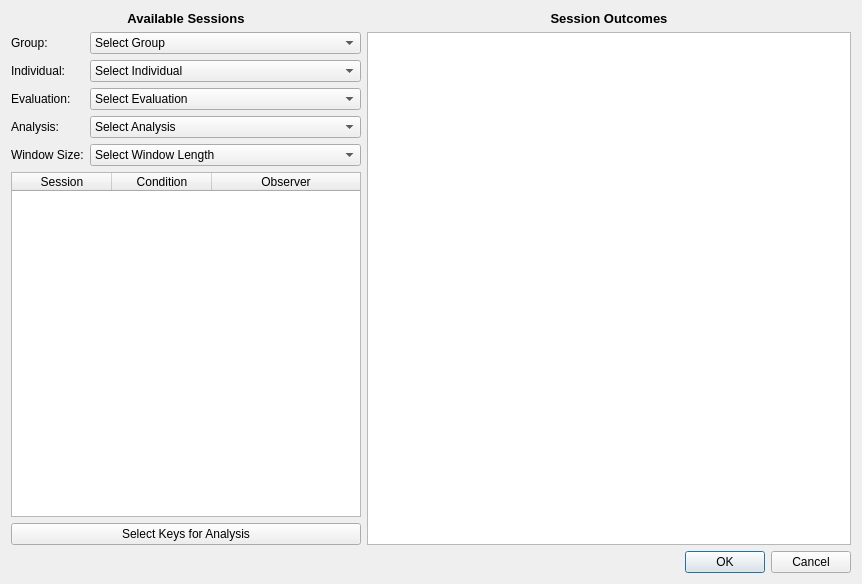
<?xml version="1.0" encoding="UTF-8"?>
<ui version="4.0">
 <class>SequentialAnalysisDialog</class>
 <widget class="QDialog" name="SequentialAnalysisDialog">
  <property name="geometry">
   <rect>
    <x>0</x>
    <y>0</y>
    <width>862</width>
    <height>584</height>
   </rect>
  </property>
  <property name="windowTitle">
   <string>Dialog</string>
  </property>
  <layout class="QVBoxLayout" name="verticalLayout">
   <item>
    <layout class="QHBoxLayout" name="horizontalLayout">
     <item>
      <widget class="QFrame" name="frame">
       <property name="maximumSize">
        <size>
         <width>350</width>
         <height>16777215</height>
        </size>
       </property>
       <property name="frameShape">
        <enum>QFrame::NoFrame</enum>
       </property>
       <property name="frameShadow">
        <enum>QFrame::Raised</enum>
       </property>
       <layout class="QVBoxLayout" name="verticalLayout_4">
        <property name="leftMargin">
         <number>0</number>
        </property>
        <property name="topMargin">
         <number>0</number>
        </property>
        <property name="rightMargin">
         <number>0</number>
        </property>
        <property name="bottomMargin">
         <number>0</number>
        </property>
        <item>
         <widget class="QLabel" name="label_6">
          <property name="text">
           <string>&lt;html&gt;&lt;head/&gt;&lt;body&gt;&lt;p align=&quot;center&quot;&gt;&lt;span style=&quot; font-size:10pt; font-weight:600;&quot;&gt;Available Sessions&lt;/span&gt;&lt;/p&gt;&lt;/body&gt;&lt;/html&gt;</string>
          </property>
         </widget>
        </item>
        <item>
         <layout class="QVBoxLayout" name="verticalLayout_3">
          <item>
           <layout class="QFormLayout" name="formLayout">
            <item row="0" column="0">
             <widget class="QLabel" name="label">
              <property name="text">
               <string>Group:</string>
              </property>
             </widget>
            </item>
            <item row="0" column="1">
             <widget class="QComboBox" name="comboBoxGroup">
              <item>
               <property name="text">
                <string>Select Group</string>
               </property>
              </item>
             </widget>
            </item>
            <item row="1" column="0">
             <widget class="QLabel" name="label_2">
              <property name="text">
               <string>Individual:</string>
              </property>
             </widget>
            </item>
            <item row="1" column="1">
             <widget class="QComboBox" name="comboBoxIndividual">
              <item>
               <property name="text">
                <string>Select Individual</string>
               </property>
              </item>
             </widget>
            </item>
            <item row="2" column="0">
             <widget class="QLabel" name="label_3">
              <property name="text">
               <string>Evaluation:</string>
              </property>
             </widget>
            </item>
            <item row="2" column="1">
             <widget class="QComboBox" name="comboBoxEvaluation">
              <item>
               <property name="text">
                <string>Select Evaluation</string>
               </property>
              </item>
             </widget>
            </item>
            <item row="3" column="0">
             <widget class="QLabel" name="label_4">
              <property name="text">
               <string>Analysis:</string>
              </property>
             </widget>
            </item>
            <item row="3" column="1">
             <widget class="QComboBox" name="comboBoxAnalysis">
              <item>
               <property name="text">
                <string>Select Analysis</string>
               </property>
              </item>
              <item>
               <property name="text">
                <string>Simple Sequence</string>
               </property>
              </item>
              <item>
               <property name="text">
                <string>Temporal Window</string>
               </property>
              </item>
             </widget>
            </item>
            <item row="4" column="0">
             <widget class="QLabel" name="label_5">
              <property name="text">
               <string>Window Size:</string>
              </property>
             </widget>
            </item>
            <item row="4" column="1">
             <widget class="QComboBox" name="comboBoxWindow">
              <item>
               <property name="text">
                <string>Select Window Length</string>
               </property>
              </item>
              <item>
               <property name="text">
                <string>2 Seconds</string>
               </property>
              </item>
              <item>
               <property name="text">
                <string>3 Seconds</string>
               </property>
              </item>
              <item>
               <property name="text">
                <string>5 Seconds</string>
               </property>
              </item>
              <item>
               <property name="text">
                <string>10 Seconds</string>
               </property>
              </item>
              <item>
               <property name="text">
                <string>15 Seconds</string>
               </property>
              </item>
              <item>
               <property name="text">
                <string>30 Seconds</string>
               </property>
              </item>
             </widget>
            </item>
           </layout>
          </item>
          <item>
           <widget class="QTableWidget" name="tableWidget">
            <property name="editTriggers">
             <set>QAbstractItemView::NoEditTriggers</set>
            </property>
            <property name="selectionMode">
             <enum>QAbstractItemView::SingleSelection</enum>
            </property>
            <property name="selectionBehavior">
             <enum>QAbstractItemView::SelectRows</enum>
            </property>
            <attribute name="horizontalHeaderStretchLastSection">
             <bool>true</bool>
            </attribute>
            <attribute name="verticalHeaderVisible">
             <bool>false</bool>
            </attribute>
            <column>
             <property name="text">
              <string>Session</string>
             </property>
            </column>
            <column>
             <property name="text">
              <string>Condition</string>
             </property>
            </column>
            <column>
             <property name="text">
              <string>Observer</string>
             </property>
            </column>
           </widget>
          </item>
          <item>
           <widget class="QPushButton" name="pushButtonKeys">
            <property name="text">
             <string>Select Keys for Analysis</string>
            </property>
           </widget>
          </item>
         </layout>
        </item>
       </layout>
      </widget>
     </item>
     <item>
      <layout class="QVBoxLayout" name="verticalLayout_2">
       <item>
        <widget class="QLabel" name="label_7">
         <property name="text">
          <string>&lt;html&gt;&lt;head/&gt;&lt;body&gt;&lt;p align=&quot;center&quot;&gt;&lt;span style=&quot; font-size:10pt; font-weight:600;&quot;&gt;Session Outcomes&lt;/span&gt;&lt;/p&gt;&lt;/body&gt;&lt;/html&gt;</string>
         </property>
        </widget>
       </item>
       <item>
        <widget class="QTableWidget" name="tableWidgetOutputs"/>
       </item>
      </layout>
     </item>
    </layout>
   </item>
   <item>
    <widget class="QDialogButtonBox" name="buttonBox">
     <property name="orientation">
      <enum>Qt::Horizontal</enum>
     </property>
     <property name="standardButtons">
      <set>QDialogButtonBox::Cancel|QDialogButtonBox::Ok</set>
     </property>
    </widget>
   </item>
  </layout>
 </widget>
 <resources/>
 <connections>
  <connection>
   <sender>buttonBox</sender>
   <signal>accepted()</signal>
   <receiver>SequentialAnalysisDialog</receiver>
   <slot>accept()</slot>
   <hints>
    <hint type="sourcelabel">
     <x>248</x>
     <y>254</y>
    </hint>
    <hint type="destinationlabel">
     <x>157</x>
     <y>274</y>
    </hint>
   </hints>
  </connection>
  <connection>
   <sender>buttonBox</sender>
   <signal>rejected()</signal>
   <receiver>SequentialAnalysisDialog</receiver>
   <slot>reject()</slot>
   <hints>
    <hint type="sourcelabel">
     <x>316</x>
     <y>260</y>
    </hint>
    <hint type="destinationlabel">
     <x>286</x>
     <y>274</y>
    </hint>
   </hints>
  </connection>
 </connections>
</ui>
